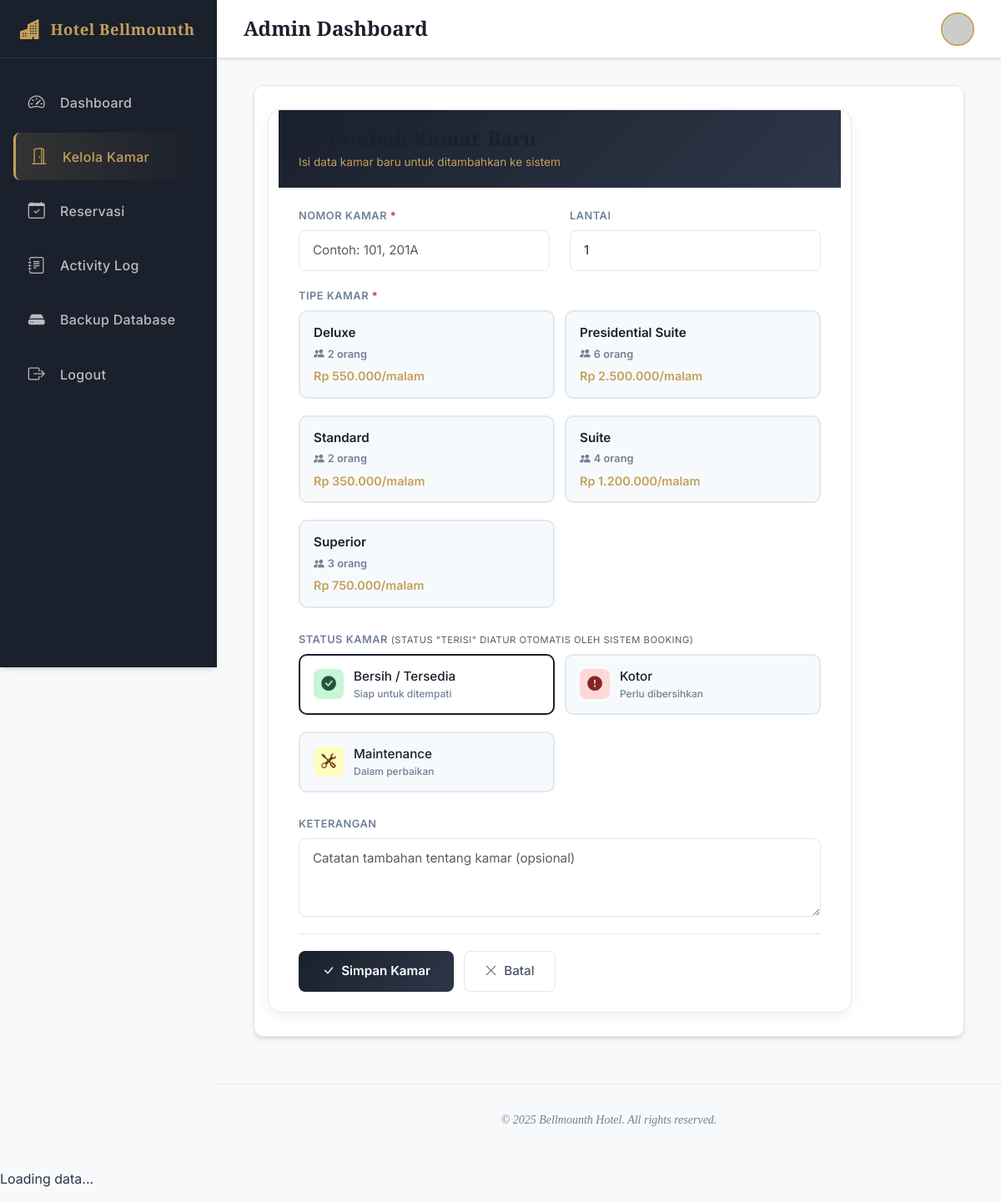
The app's page /room_management/add.php (signed in) with its own data.
### tables this page shows
CREATE TABLE `tipe_kamar` (
  `id` int(11) NOT NULL AUTO_INCREMENT,
  `nama_tipe` varchar(100) NOT NULL,
  `harga_per_malam` decimal(15,2) DEFAULT 0.00,
  `kapasitas` int(11) DEFAULT 2,
  `fasilitas` text DEFAULT NULL,
  `status` enum('aktif','nonaktif') DEFAULT 'aktif',
  `created_at` timestamp NOT NULL DEFAULT current_timestamp(),
  PRIMARY KEY (`id`)
);

### room_management/add.php (the view, shortened to what this page needs)
<?php
require_once '../config/database.php';
$tipe_list = mysqli_query($connection, "SELECT id, nama_tipe, harga_per_malam, kapasitas FROM tipe_kamar WHERE status = 'aktif' ORDER BY nama_tipe ASC");
?>
<?php include '../views/'.$THEME.'/header.php'; ?>
<?php include '../views/'.$THEME.'/sidebar.php'; ?>
<?php include '../views/'.$THEME.'/topnav.php'; ?>
<?php include '../views/'.$THEME.'/upper_block.php'; ?>
<div class="form-card">
    <div class="form-card-header">
        <h2><i class="bi bi-plus-circle me-2"></i>Tambah Kamar Baru</h2>
        <small>Isi data kamar baru untuk ditambahkan ke sistem</small>
    </div>
    <div class="form-card-body">
        <form method="POST">
            <div class="row">
                <div class="col-md-6">
                    <div class="form-group">
                        <label>Nomor Kamar <span class="required">*</span></label>
                        <input type="text" name="nomor_kamar" class="form-control"
                               placeholder="Contoh: 101, 201A" required
                               value="<?= htmlspecialchars($_POST['nomor_kamar'] ?? '') ?>">
                    </div>
                </div>
                <div class="col-md-6">
                    <div class="form-group">
                        <label>Lantai</label>
                        <input type="number" name="lantai" class="form-control"
                               min="1" max="99" placeholder="1"
                               value="<?= htmlspecialchars($_POST['lantai'] ?? '1') ?>">
                    </div>
                </div>
            </div>
            <div class="form-group">
                <label>Tipe Kamar <span class="required">*</span></label>
                <div class="type-options">
                    <?php while ($tipe = mysqli_fetch_assoc($tipe_list)): ?>
                    <div class="type-option">
                        <label for="tipe_<?= $tipe['id'] ?>">
                            <div class="type-name"><?= htmlspecialchars($tipe['nama_tipe']) ?></div>
                            <div class="type-info">
                                <i class="bi bi-people-fill me-1"></i><?= $tipe['kapasitas'] ?> orang
                            </div>
                            <div class="type-price">
                                Rp <?= number_format($tipe['harga_per_malam'], 0, ',', '.') ?>/malam
                            </div>
                        </label>
                    </div>
                    <?php endwhile; ?>
                </div>
            </div>
            <div class="form-group">
                <label>Status Kamar <small class="text-muted fw-normal">(Status "Terisi" diatur otomatis oleh sistem booking)</small></label>
                <div class="status-options">
                    <div class="status-option">
                        <label for="status_tersedia">
                            <div class="status-icon tersedia"><i class="bi bi-check-circle-fill"></i></div>
                            <div>
                                <div class="status-text">Bersih / Tersedia</div>
                                <div class="status-desc">Siap untuk ditempati</div>
                            </div>
                        </label>
                    </div>
                    <div class="status-option">
                        <label for="status_kotor">
                            <div class="status-icon kotor"><i class="bi bi-exclamation-circle-fill"></i></div>
                            <div>
                                <div class="status-text">Kotor</div>
                                <div class="status-desc">Perlu dibersihkan</div>
                            </div>
                        </label>
                    </div>
                    <div class="status-option">
                        <label for="status_maintenance">
                            <div class="status-icon maintenance"><i class="bi bi-tools"></i></div>
                            <div>
                                <div class="status-text">Maintenance</div>
                                <div class="status-desc">Dalam perbaikan</div>
                            </div>
                        </label>
                    </div>
                </div>
            </div>
            <div class="form-group">
                <label>Keterangan</label>
                <textarea name="keterangan" class="form-control" rows="3"
                          placeholder="Catatan tambahan tentang kamar (opsional)"><?= htmlspecialchars($_POST['keterangan'] ?? '') ?></textarea>
            </div>
            <div class="form-footer">
                <button type="submit" class="btn-submit">
                    <i class="bi bi-check-lg"></i>Simpan Kamar
                </button>
                <a href="index.php" class="btn-cancel">
                    <i class="bi bi-x-lg"></i>Batal
                </a>
            </div>
        </form>
    </div>
</div>
<?php include '../views/'.$THEME.'/lower_block.php'; ?>
<?php include '../views/'.$THEME.'/footer.php'; ?>

### assets/default/css/style.css (style rules this page uses)
:root { --primary-color: #1A202C; --secondary-color: #718096; --accent-color: #C5A059; --accent-hover: #B08D46; --success-color: #38a169; --danger-color: #e53e3e; --warning-color: #dd6b20; --info-color: #3182ce; --light-color: #F7FAFC; --dark-color: #1A202C; --sidebar-width: 260px; --sidebar-collapsed-width: 80px; --transition-speed: 0.3s; --body-bg: #F8F9FA; --card-bg: #FFFFFF; --text-color: #2D3748; --text-muted: #718096; --border-color: #E2E8F0; --shadow-sm: 0 1px 3px 0 rgba(0, 0, 0, 0.1), 0 1px 2px 0 rgba(0, 0, 0, 0.06); --shadow: 0 4px 6px -1px rgba(0, 0, 0, 0.1), 0 2px 4px -1px rgba(0, 0, 0, 0.06); --shadow-lg: 0 10px 15px -3px rgba(0, 0, 0, 0.1), 0 4px 6px -2px rgba(0, 0, 0, 0.05); }
* { margin: 0; padding: 0; box-sizing: border-box; }
body { font-family: "Inter", sans-serif; background-color: var(--body-bg); color: var(--text-color); line-height: 1.5; }
h1, h2, h3, h4, h5, h6 { font-family: "Playfair Display", serif; color: var(--primary-color); font-weight: 700; }

### room_management/add.php (style rules this page uses)
.form-card { background: #FFFFFF; border: 1px solid #E2E8F0; border-radius: 16px; box-shadow: 0 4px 16px rgba(0, 0, 0, 0.06); overflow: hidden; max-width: 700px; }
.form-card-header { background: linear-gradient(135deg, #1A202C 0%, #2D3748 100%); padding: 20px 24px; color: #FFFFFF; }
.form-card-header h2 { font-family: 'Playfair Display', serif; font-size: 1.5rem; font-weight: 700; margin: 0; }
.form-card-header small { color: #C5A059; font-size: 0.85rem; }
.form-card-body { padding: 24px; }
.form-group { margin-bottom: 20px; }
.form-group label { display: block; font-size: 0.8rem; font-weight: 600; text-transform: uppercase; letter-spacing: 0.5px; color: #718096; margin-bottom: 8px; }
.form-group label .required { color: #C53030; }
.form-group .form-control, .form-group .form-select { border: 1px solid #E2E8F0; border-radius: 8px; padding: 12px 16px; font-size: 0.95rem; transition: all 0.2s ease; }
.status-options { display: grid; grid-template-columns: repeat(2, 1fr); gap: 12px; }
.status-option { position: relative; }
.status-option label { display: flex; align-items: center; gap: 12px; background: #F7FAFC; border: 2px solid #E2E8F0; border-radius: 10px; padding: 14px 16px; cursor: pointer; transition: all 0.2s ease; text-transform: none; letter-spacing: 0; font-weight: 500; }
.status-option input[type="radio"]:checked + label { border-color: #1A202C; background: #FFFFFF; }
.status-option .status-icon { width: 36px; height: 36px; border-radius: 8px; display: flex; align-items: center; justify-content: center; font-size: 1.1rem; }
.status-option .status-icon.tersedia { background: #C6F6D5; color: #22543D; }
.status-option .status-icon.kotor { background: #FED7D7; color: #822727; }
.status-option .status-icon.maintenance { background: #FEFCBF; color: #744210; }
.status-option .status-text { font-size: 0.95rem; color: #1A202C; }
.status-option .status-desc { font-size: 0.75rem; color: #718096; }
.type-options { display: grid; grid-template-columns: repeat(2, 1fr); gap: 12px; }
.type-option { position: relative; }
.type-option label { display: block; background: #F7FAFC; border: 2px solid #E2E8F0; border-radius: 10px; padding: 14px 16px; cursor: pointer; transition: all 0.2s ease; text-transform: none; letter-spacing: 0; }
.type-option .type-name { font-weight: 600; color: #1A202C; font-size: 0.95rem; margin-bottom: 4px; }
.type-option .type-info { font-size: 0.8rem; color: #718096; }
.type-option .type-price { font-weight: 600; color: #C5A059; font-size: 0.9rem; margin-top: 6px; }
.form-footer { display: flex; gap: 12px; padding-top: 20px; border-top: 1px solid #E2E8F0; }
.btn-submit { background: linear-gradient(135deg, #1A202C 0%, #2D3748 100%); color: #FFFFFF; border: none; padding: 12px 28px; border-radius: 8px; font-weight: 600; font-size: 0.95rem; display: inline-flex; align-items: center; gap: 8px; transition: all 0.2s ease; }
.btn-cancel { background: #FFFFFF; color: #4A5568; border: 1px solid #E2E8F0; padding: 12px 24px; border-radius: 8px; font-weight: 500; font-size: 0.95rem; display: inline-flex; align-items: center; gap: 8px; transition: all 0.2s ease; text-decoration: none; }

### records on screen
tipe_kamar: nama_tipe "Deluxe", kapasitas "2", harga_per_malam "550.000"
tipe_kamar: nama_tipe "Presidential Suite", kapasitas "6", harga_per_malam "2.500.000"
tipe_kamar: nama_tipe "Standard", kapasitas "2", harga_per_malam "350.000"
tipe_kamar: nama_tipe "Suite", kapasitas "4", harga_per_malam "1.200.000"
tipe_kamar: nama_tipe "Superior", kapasitas "3", harga_per_malam "750.000"

### other values on screen
$_SESSION['username'] "Admin"
